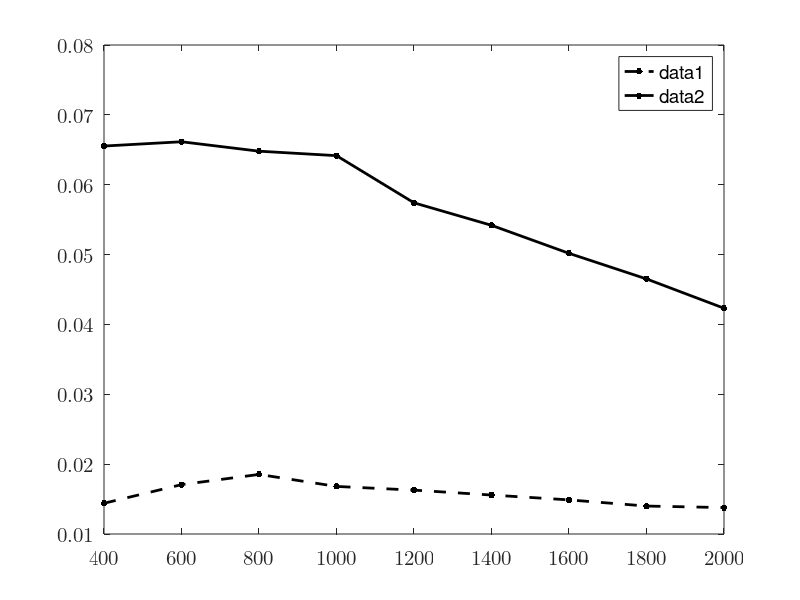

Source code (MATLAB):
% u =(10:2:26);
% i =[0.065 0.081 0.099 0.117 0.137 0.156 0.177 0.200 0.220];
% v1=[2.795 3.582 4.286 4.648 5.133 6.056 6.587 7.180 7.803];
% r=0.5*103.84*10^(-3);
% s=pi*r*r;
% rho=1.185;
% p0=u.*i
% p1=0.5.*rho.*s.*(v1.^3)
% ita=p1./p0
%
% subplot(1, 2, 1);
% uv=scatter(u, v1, 200, 'k', '.');
% hold on;
% xlim([10, 26])
% xticks(u)
% set(gca, 'FontName', 'Latin Modern Math', 'FontSize', 15);
% xlabel('\fontname{Songti SC}输入电压 \fontname{Latin Modern Math}U/V');
% ylabel('\fontname{Songti SC}风速 \fontname{Latin Modern Math}V_1/(m/s)');
% box on;
% M=[u' ones(9,1)];
% k=M\(v1');
% v1pre=(M*k)';
%
% plot(u, v1pre, '-k', 'LineWidth', 2);
%
% subplot(1, 2, 2);
% plot(v1, ita, '.-k', 'LineWidth', 2, 'MarkerSize', 15);
% set(gca, 'FontName', 'Latin Modern Math', 'FontSize', 15);
% xlabel('\fontname{Songti SC}风速 \fontname{Latin Modern Math}V_1/(m/s)');
% ylabel('\fontname{Songti SC}转换效率 \fontname{Latin Modern Math}\eta');
%

r=(400:200:2000);
u1=[2.40,3.20,3.85,4.10,4.42,4.67,4.88,5.02,5.25];
u2=[5.12,6.30,7.20,8.01,8.30,8.71,8.96,9.15,9.20];
p1=u1.^2./r
p2=u2.^2./r

plot(r, p1, '.--k', 'LineWidth', 2, 'MarkerSize', 15);
hold on;
plot(r, p2, '.-k', 'LineWidth', 2, 'MarkerSize', 15);
set(gca, 'FontName', 'Latin Modern Math', 'FontSize', 15);

xlim([400, 2000])
xticks(r)

legend()
